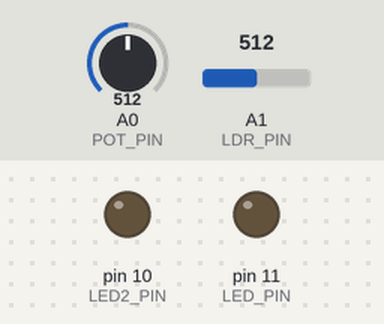
The sketch below on a simulated Arduino Uno, built with avr-gcc and run on an emulated ATmega328P. On the bench: output pins drawn as LEDs (lit = HIGH). The inputs (shaded band) are chosen by the test bench; at power-on: A0 (POT_PIN) = 512, A1 (LDR_PIN) = 512.

Above: at 1.2 s.
1.3 s: A0 (POT_PIN) set to 525
At 2.1 s:
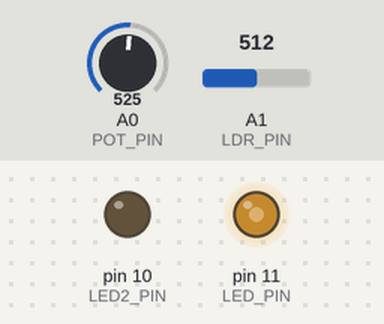
2.8 s: A1 (LDR_PIN) set to 306
At 3.2 s:
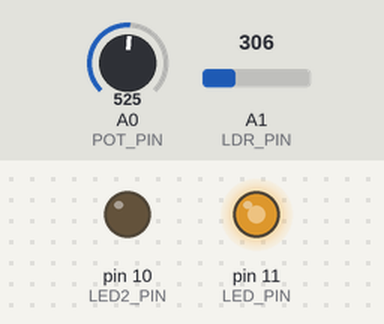
4.3 s: A1 (LDR_PIN) set to 277
At 5.5 s:
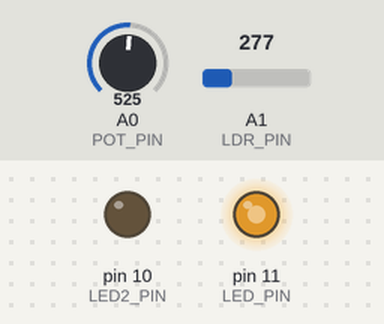
5.8 s: A1 (LDR_PIN) set to 261
At 6.7 s:
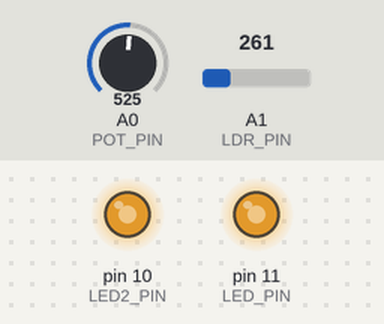
7.3 s: A1 (LDR_PIN) set to 122
At 7.8 s:
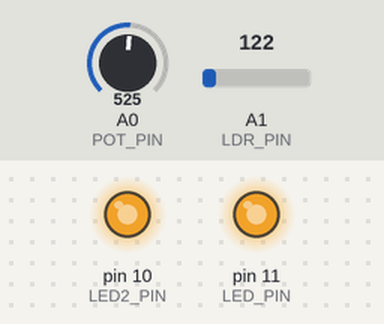
Timing chart, 0 to 9.8 s (numbered marks = the images above; inputs shaded):
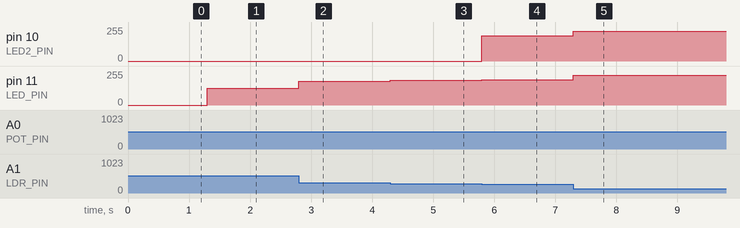

Measured:
- the behaviour switches between 512 and 513 on A0 (POT_PIN) (found by bisection; images 0 and 1)
- the behaviour switches between 262 and 261 on A1 (LDR_PIN) (found by bisection; images 3 and 4)
- after the input at 1.3 s, pin 11 (LED_PIN): 0/255 → 127/255 at once
- after the input at 2.8 s, pin 11 (LED_PIN): 127/255 → 178/255 at once
- after the input at 4.3 s, pin 11 (LED_PIN): 178/255 → 185/255 at once
- after the input at 5.8 s, pin 10 (LED2_PIN): 0/255 → 189/255 at once; pin 11 (LED_PIN): 185/255 → 189/255 at once
- after the input at 7.3 s, pin 10 (LED2_PIN), pin 11 (LED_PIN): 189/255 → 224/255 at once

The sketch:

05-night-lamp.ino
```cpp
#define LED_PIN 11
#define LED2_PIN 10
#define LDR_PIN A1
#define POT_PIN A0

void setup() {
  pinMode(LED_PIN, OUTPUT);
  pinMode(LED2_PIN, OUTPUT);
}

void loop() {
  int lightness = analogRead(LDR_PIN);
  int threshold = analogRead(POT_PIN);

  long brightness = map(lightness, 1023, 0, 0, 255);

  analogWrite(LED_PIN, lightness < threshold ? brightness : 0);
  analogWrite(LED2_PIN, (lightness < threshold / 2) ? brightness : 0);
}
```
